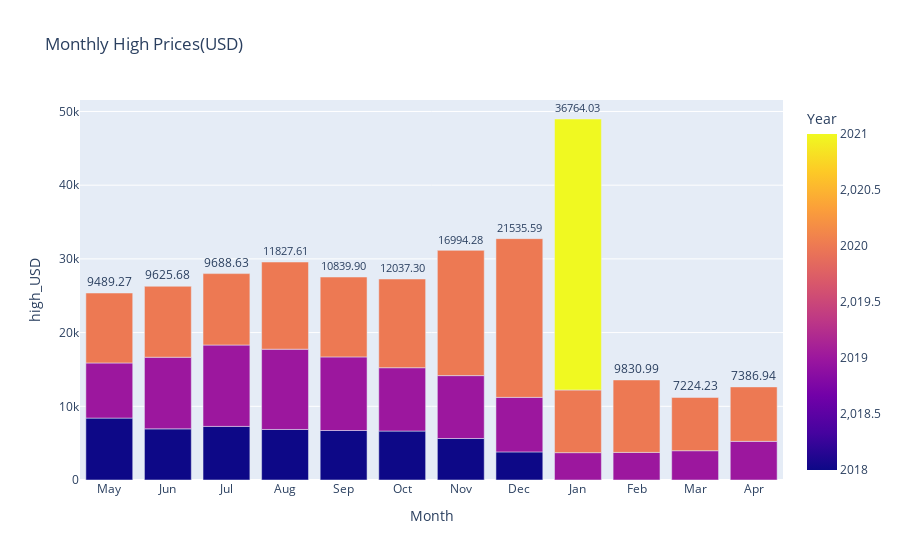

Write notebook code for a chart like this one.
### Code cell
#lets make it more interactive

import plotly.express as px

monthly_data = df.groupby(['Year','Month']).agg({
    'high_USD':'mean'
}).reset_index() 
#changing month numbers to names
monthly_data['Month Name']= monthly_data['Month'].apply(lambda x: pd.to_datetime(f"2020-{x:02d}-01").strftime('%b'))

fig = px.bar(monthly_data, x='Month Name', y='high_USD', color='Year', barmode='group', labels={'high USD': 'High USD Price','Month Name':'Month'},title='Monthly High Prices(USD)')

fig.update_traces(texttemplate='%{y:.2f}', textposition='outside', hoverinfo='x + y')

fig.show()

### Figure 1 — Plotly figure (JSON) as saved in the notebook; plotly's stock layout.template omitted (floating-point values rounded to 4 significant figures)
{"data": [{"alignmentgroup": "True", "hoverinfo": "x+y", "hovertemplate": "Month=%{x}<br>high_USD=%{y}<br>Year=%{marker.color}<extra></extra>", "legendgroup": "", "marker": {"color": [2018, 2018, 2018, 2018, 2018, 2018, 2018, 2018, 2019, 2019, 2019, 2019, 2019, 2019, 2019, 2019, 2019, 2019, 2019, 2019, 2020, 2020, 2020, 2020, 2020, 2020, 2020, 2020, 2020, 2020, 2020, 2020, 2021], "coloraxis": "coloraxis", "pattern": {"shape": ""}}, "name": "", "offsetgroup": "", "orientation": "v", "showlegend": false, "textposition": "outside", "texttemplate": "%{y:.2f}", "type": "bar", "x": ["May", "Jun", "Jul", "Aug", "Sep", "Oct", "Nov", "Dec", "Jan", "Feb", "Mar", "Apr", "May", "Jun", "Jul", "Aug", "Sep", "Oct", "Nov", "Dec", "Jan", "Feb", "Mar", "Apr", "May", "Jun", "Jul", "Aug", "Sep", "Oct", "Nov", "Dec", "Jan"], "xaxis": "x", "y": [8401.0, 6939.0, 7272.0, 6856.0, 6714.0, 6641.0, 5632.0, 3813.0, 3710.0, 3745.0, 3975.0, 5242.0, 7480.0, 9719.0, 11040.0, 10890.0, 9986.0, 8594.0, 8529.0, 7399.0, 8505.0, 9831.0, 7224.0, 7387.0, 9489.0, 9626.0, 9689.0, 11830.0, 10840.0, 12040.0, 16990.0, 21540.0, 36760.0], "yaxis": "y"}], "layout": {"barmode": "group", "coloraxis": {"colorbar": {"title": {"text": "Year"}}, "colorscale": [[0, "#0d0887"], [0.1111, "#46039f"], [0.2222, "#7201a8"], [0.3333, "#9c179e"], [0.4444, "#bd3786"], [0.5556, "#d8576b"], [0.6667, "#ed7953"], [0.7778, "#fb9f3a"], [0.8889, "#fdca26"], [1, "#f0f921"]]}, "legend": {"tracegroupgap": 0}, "title": {"text": "Monthly High Prices(USD)"}, "xaxis": {"anchor": "y", "domain": [0, 1], "title": {"text": "Month"}}, "yaxis": {"anchor": "x", "domain": [0, 1], "title": {"text": "high_USD"}}}}
